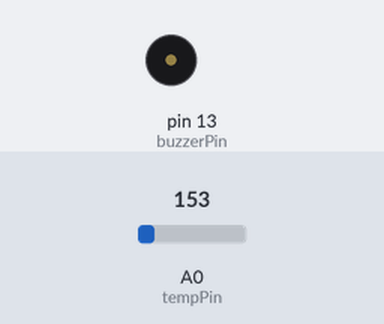
This sketch was run on a simulated Arduino Uno, built with avr-gcc and run on an emulated ATmega328P. On the bench: buzzer (waves = sounding). The inputs (shaded band) are chosen by the test bench; at power-on: A0 (tempPin) = 153.

Above: at 1.8 s.
1.9 s: A0 (tempPin) set to 161
At 3.2 s:
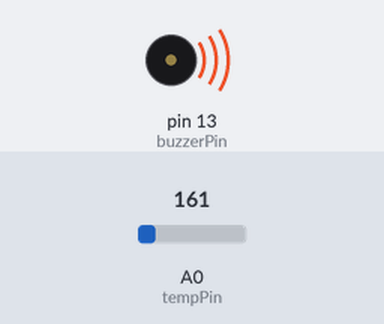
3.5 s: A0 (tempPin) set to 133
At 5.0 s:
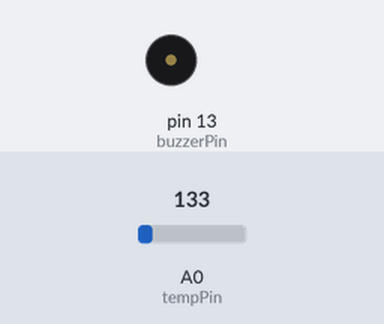
5.5 s: A0 (tempPin) set to 165
At 6.5 s:
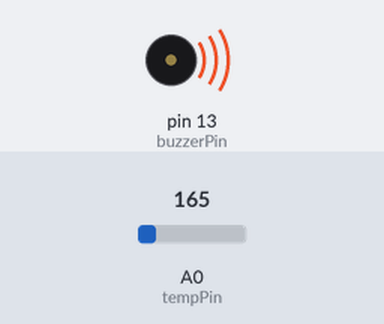
Timing chart, 0 to 8.5 s (numbered marks = the images above; inputs shaded):
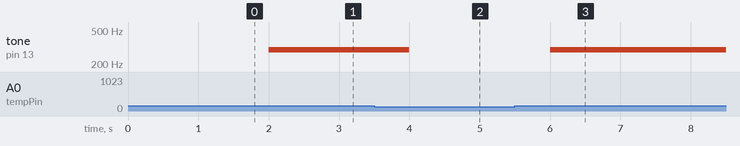

Measured:
- the behaviour switches between 153 and 154 on A0 (tempPin) (found by bisection; images 0 and 1)
- after the input at 1.9 s, tone on pin 13 (buzzerPin): silent → 294 Hz after 0.10 s
- after the input at 3.5 s, tone on pin 13 (buzzerPin): 294 Hz → silent after 0.50 s
- after the input at 5.5 s, tone on pin 13 (buzzerPin): silent → 294 Hz after 0.50 s

The sketch:

ch13_3.ino
```cpp
int buzzerPin = 13;
int tempPin = 0;
int tempValue = 0;
float voltage = 0;
float celsiusTemp = 0;
int THRESHOLD = 25;

void setup() {
  pinMode(buzzerPin, OUTPUT);
}

void loop() {
  tempValue = analogRead(tempPin);
  voltage = tempValue * 5000.0 / 1024.0;
  celsiusTemp = (voltage - 500) / 10.0;
  if (celsiusTemp > THRESHOLD) {
    tone(buzzerPin, 294);
  } else {
    noTone(buzzerPin);
  }
  delay(1000);
}
```
